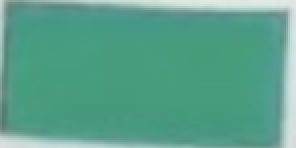
#> input picture beam_balancing/images_for_RBG_values/green.jpg, 148 x 74 px, given in place of the camera (shown 2 times larger)
$ python ball_and_stick_PID_sliders.py
#> lines starting #> are read from the running program, lines starting #| are printed output that depends on the picture; after the words box and inside, x2 and y2 are one past the last pixel; in counts of white or black regions, pixels touching at a corner belong together
import cv2 as cv
import numpy as np
import math
from gpiozero import DigitalOutputDevice
from time import sleep

# --- Motor setup ---
ENA = DigitalOutputDevice(17)
DIR = DigitalOutputDevice(27)
PUL = DigitalOutputDevice(22)
ENA.off()  # Enable driver (active low)

def step(delay=.005):
    PUL.on()
    sleep(delay)
    PUL.off()
    sleep(delay)

def rotate_steps(n_steps, direction, delay=0.005):
    DIR.value = direction
    for _ in range(n_steps):
        step(delay)

# --- HSV color ranges ---
ball_lower   = np.array([8, 140, 88])
ball_upper   = np.array([50, 255, 255])

center_lower = np.array([75, 100, 100])
center_upper = np.array([150, 255, 255])

tip_lower    = np.array([55, 60, 19])
tip_upper    = np.array([77, 255, 255])

kernel = np.ones((5, 5), np.uint8)

deg_per_step = 0.9
deadband = 5.0
step_delay = 0.005

# --- Create control window with sliders ---
cv.namedWindow("PID Control")

def nothing(x): pass  # Dummy function for trackbar

cv.createTrackbar("Kp x100", "PID Control", 13, 30, nothing)
cv.createTrackbar("Ki x1000", "PID Control", 0, 50, nothing)
cv.createTrackbar("Kd x100", "PID Control", 0, 50, nothing)

# --- Camera setup ---
cap = cv.VideoCapture(0, cv.CAP_V4L2)
cap.set(cv.CAP_PROP_FRAME_WIDTH, 480)
cap.set(cv.CAP_PROP_FRAME_HEIGHT, 480)
cap.set(cv.CAP_PROP_FPS, 30)

def find_largest_blob_center(mask):
    cnts, _ = cv.findContours(mask, cv.RETR_EXTERNAL, cv.CHAIN_APPROX_SIMPLE)
    if cnts:
        largest = max(cnts, key=cv.contourArea)
        if cv.contourArea(largest) > 100:
            M = cv.moments(largest)
            if M["m00"] != 0:
                cx = int(M["m10"] / M["m00"])
                cy = int(M["m01"] / M["m00"])
                return np.array([cx, cy])
    return None

# PID state
integral = 0.0
prev_error = 0.0

print("Starting main loop. Press 'q' to quit.")
while True:
    ret, frame = cap.read()
#> frame is the input picture: shape (74, 148, 3); mean B, G, R 139.6, 161.1, 89.5
    if not ret: break

    frame = cv.resize(frame, (640, 480))
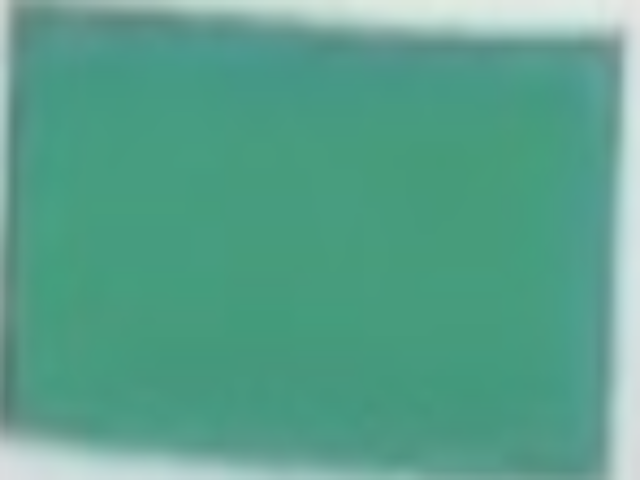
#> frame: shape (480, 640, 3); mean B, G, R 139.5, 161, 89.5
    hsv = cv.cvtColor(frame, cv.COLOR_BGR2HSV)
#> hsv: shape (480, 640, 3); mean H, S, V 81.4, 117, 161

    mask_ball = cv.inRange(hsv, ball_lower, ball_upper)
#> mask_ball: shape (480, 640); every value is 0
    mask_tip = cv.inRange(hsv, tip_lower, tip_upper)
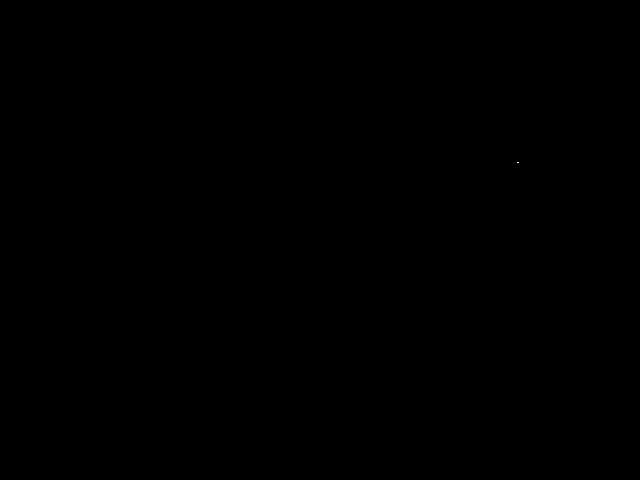
#> mask_tip: shape (480, 640); 0% white in thin lines or dots, all inside (x1, y1, x2, y2) = (517, 162, 519, 163)
    mask_center = cv.inRange(hsv, center_lower, center_upper)
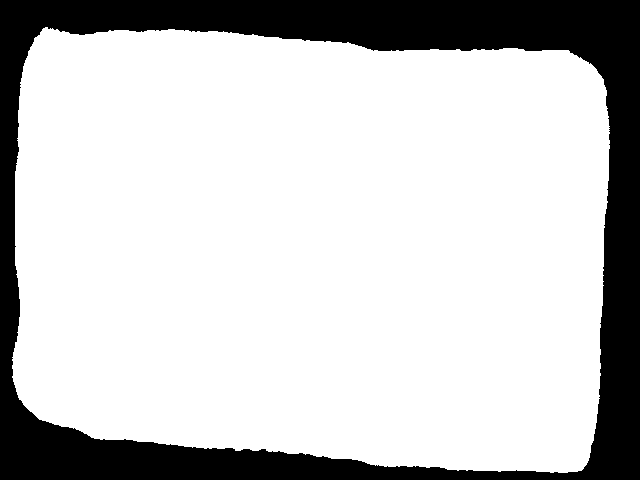
#> mask_center: shape (480, 640); 78.5% white; 1 black region, box (x1, y1, x2, y2) and area: (0, 0, 640, 480) 66039

    mask_ball   = cv.morphologyEx(mask_ball, cv.MORPH_OPEN, kernel)
    mask_tip    = cv.morphologyEx(mask_tip, cv.MORPH_OPEN, kernel)
    mask_center = cv.morphologyEx(mask_center, cv.MORPH_OPEN, kernel)
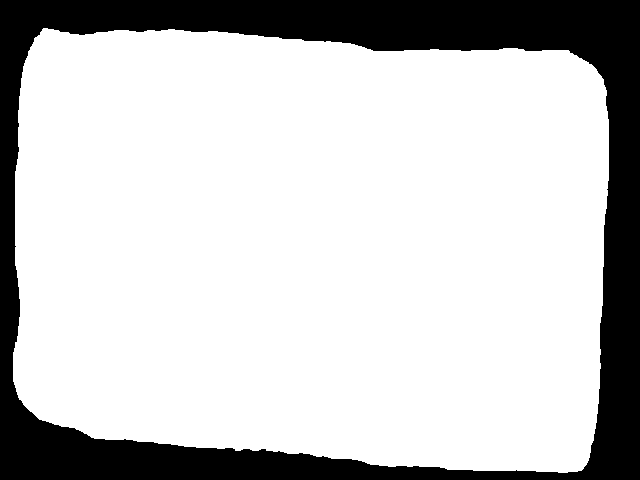
#> mask_center: shape (480, 640); 78.5% white; 1 black region

    ball_pos   = find_largest_blob_center(mask_ball)
#> in find_largest_blob_center, `cnts, _ = cv.findContours(mask, cv.RETR_EXTERNAL, cv.CHAIN_APPROX_SIMP..`: cnts = []
    tip_pos    = find_largest_blob_center(mask_tip)
    center_pos = find_largest_blob_center(mask_center)
#> in find_largest_blob_center (call 3), `cnts, _ = cv.findContours(mask, cv.RETR_EXTERNAL, cv.CHAIN_APPROX_SIMP..`: cnts = 1 contour; box (x1, y1, x2, y2) and area: (13, 28, 609, 473) 240053
#> center_pos = [312, 246]

    if ball_pos is not None:
        cv.circle(frame, tuple(ball_pos), 6, (0, 255, 255), -1)
    if tip_pos is not None:
        cv.circle(frame, tuple(tip_pos), 6, (0, 255, 0), -1)
    if center_pos is not None:
        cv.circle(frame, tuple(center_pos), 6, (255, 0, 255), -1)
#> frame: shape (480, 640, 3); 0.04% of pixels changed, all inside (x1, y1, x2, y2) = (306, 240, 319, 253)

    if ball_pos is not None and tip_pos is not None and center_pos is not None:
        v_ball = ball_pos - center_pos
        v_tip  = tip_pos - center_pos

        angle_ball = math.atan2(v_ball[1], v_ball[0])
        angle_tip  = math.atan2(v_tip[1], v_tip[0])

        angle_error_rad = (angle_ball - angle_tip + math.pi) % (2 * math.pi) - math.pi
        angle_error_deg = math.degrees(angle_error_rad)

        # --- PID Calculation ---
        Kp = cv.getTrackbarPos("Kp x100", "PID Control") / 100.0
        Ki = cv.getTrackbarPos("Ki x1000", "PID Control") / 1000.0
        Kd = cv.getTrackbarPos("Kd x100", "PID Control") / 100.0

        integral += angle_error_deg
        derivative = angle_error_deg - prev_error
        prev_error = angle_error_deg

        pid_output = Kp * angle_error_deg + Ki * integral + Kd * derivative
        steps = int(abs(pid_output) / deg_per_step)

        if abs(angle_error_deg) > deadband and steps > 0:
            direction = 1 if pid_output < 0 else 0
            print(f"PID → Error: {angle_error_deg:.2f}, Steps: {steps}, Dir: {'CW' if direction else 'CCW'}")
            rotate_steps(steps, direction, step_delay)
        else:
            print("Within deadband or too small; no movement.")

        cv.putText(frame, f"Error: {angle_error_deg:.1f} deg", (10, 30),
                   cv.FONT_HERSHEY_SIMPLEX, 0.6, (255, 255, 255), 2)

    cv.imshow("Frame", frame)
    cv.imshow("Mask Ball", mask_ball)
    cv.imshow("Mask Tip", mask_tip)
    cv.imshow("Mask Center", mask_center)

    if cv.waitKey(1) & 0xFF == ord('q'):
#> (key q is pressed here)
        break

    sleep(0.01)

cap.release()
ENA.on()
cv.destroyAllWindows()
